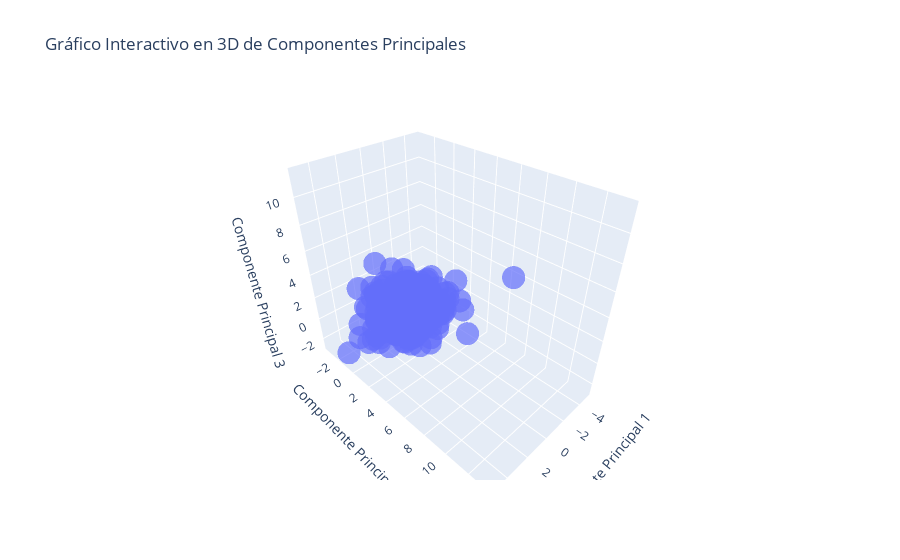

The notebook cell this image was saved under:
### Code cell
from sklearn.decomposition import PCA
from sklearn.preprocessing import StandardScaler
import plotly.express as px
import pandas as pd

# Estandariza los datos
scaler = StandardScaler()
data_scaled = scaler.fit_transform(filtered_data)

# Aplica PCA a los datos estandarizados
pca = PCA(n_components=3)
pca_data = pca.fit_transform(data_scaled)
print(sum(pca.explained_variance_ratio_[:3]))

# Crear un DataFrame con los componentes principales
pca_df = pd.DataFrame(pca_data, columns=["PC1", "PC2", "PC3"])

fig = px.scatter_3d(
    pca_df,
    x="PC1",  # Eje X: Componente Principal 1
    y="PC2",  # Eje Y: Componente Principal 2
    z="PC3",  # Eje Z: Componente Principal 3
    title="Gráfico Interactivo en 3D de Componentes Principales",
    labels={"PC1": "Componente Principal 1", "PC2": "Componente Principal 2", "PC3": "Componente Principal 3"},
    opacity=0.7
)

# Mostrar el gráfico interactivo
fig.show()

### Figure 1 — Plotly figure (JSON) as saved in the notebook; plotly's stock layout.template omitted (floating-point values rounded to 4 significant figures; data arrays with more than 128 entries replaced by an {"elided": "..."} marker saying what was removed)
{"data": [{"hovertemplate": "Componente Principal 1=%{x}<br>Componente Principal 2=%{y}<br>Componente Principal 3=%{z}<extra></extra>", "legendgroup": "", "marker": {"color": "#636efa", "opacity": 0.7, "symbol": "circle"}, "mode": "markers", "name": "", "scene": "scene", "showlegend": false, "type": "scatter3d", "x": {"elided": "340 float values"}, "y": {"elided": "340 float values"}, "z": {"elided": "340 float values"}}], "layout": {"legend": {"tracegroupgap": 0}, "scene": {"domain": {"x": [0, 1], "y": [0, 1]}, "xaxis": {"title": {"text": "Componente Principal 1"}}, "yaxis": {"title": {"text": "Componente Principal 2"}}, "zaxis": {"title": {"text": "Componente Principal 3"}}}, "title": {"text": "Gráfico Interactivo en 3D de Componentes Principales"}}}
